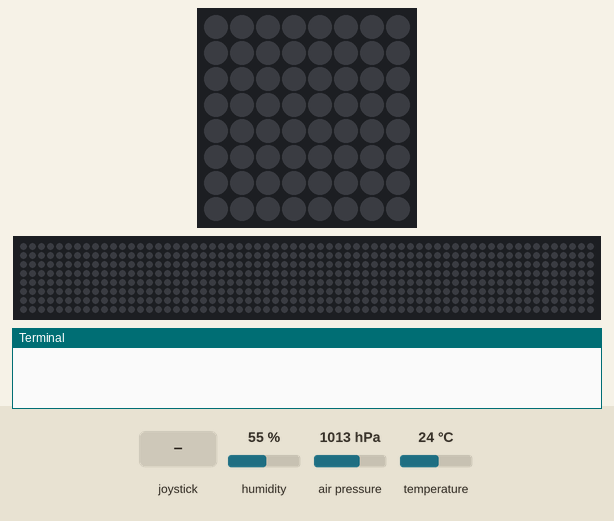
A program run on a simulated Raspberry Pi (BCM pin numbers) with a Sense HAT. Parts: the Sense HAT's 8×8 RGB LED matrix, a strip that is not on the board, showing the scrolling text unrolled, the last lines printed to the terminal. Inputs (shaded band) come from the test bench; at power-on: humidity 55 %, air pressure 1013 hPa, temperature 24 °C. The 64×8 strip is a reading aid, not a part: it shows the text the matrix is scrolling, unrolled, one strip-width of it at a time.

Above: at 1.2 s.
1.3 s: joystick pushed left
At 1.47 s:
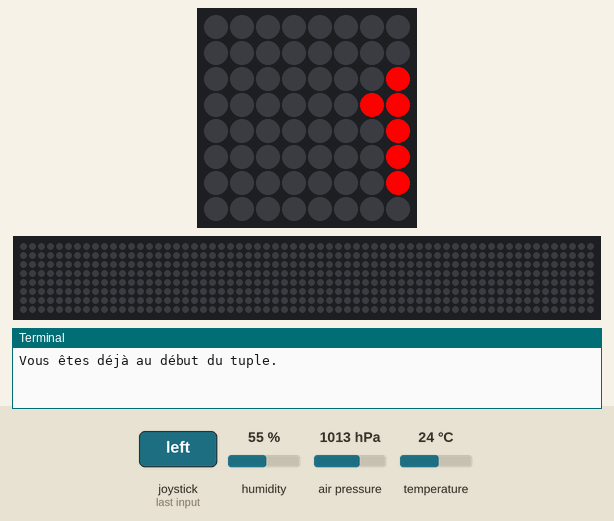
At 1.87 s:
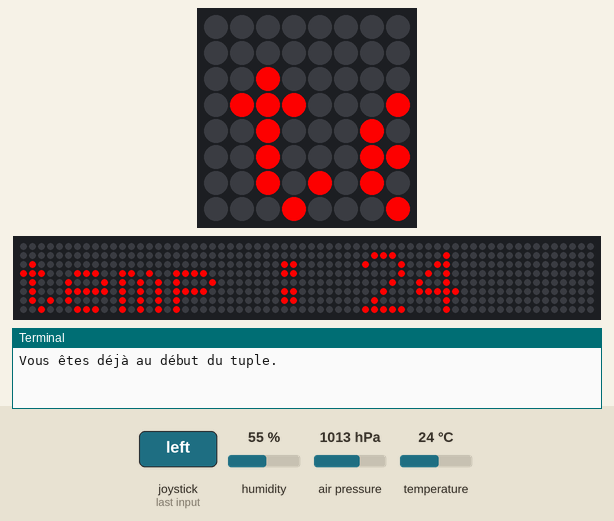
3.1 s: joystick pushed right
At 6.08 s:
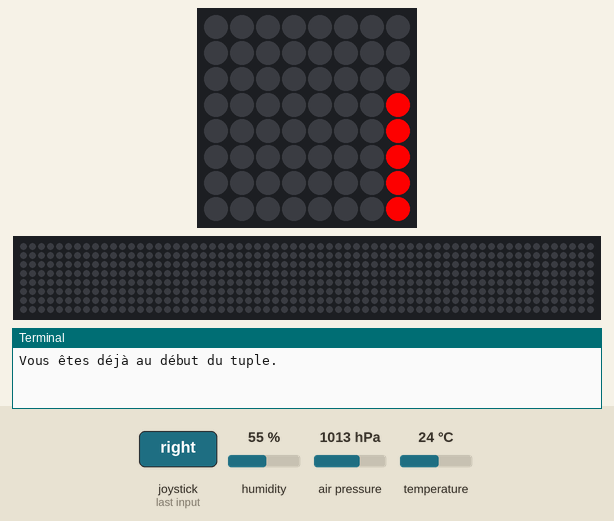

Measured:
- after the input at 1.3 s, the LEDs: first change after 0.09 s (image 1 shows a later state)
- after the input at 3.1 s, the LEDs: first differ from a run without the input after 3.0 s (image 3)

The program:

pubelle.py
```python
from sense_emu import SenseHat
import time

# Initialisation
hat = SenseHat()
sense = SenseHat()
hat.clear()

tuple_names = ("temp", "pression", "humid")
i = 0  # Index global pour suivre la variable actuelle

# Fonction d'affichage
def affichage(event):
    global i  # Permet de modifier 'i' dans la fonction

    if event.action in ('pressed', 'held'):
        # Gestion du mouvement vers la gauche
        if event.direction == 'left':
            if i > 0:
                i -= 1
            else:
                print("Vous êtes déjà au début du tuple.")

        # Gestion du mouvement vers la droite
        elif event.direction == 'right':
            if i < len(tuple_names) - 1:
                i += 1
            else:
                print("Vous êtes déjà à la fin du tuple.")

        # Affichage après la mise à jour de l'index
        sense.show_message(f"{tuple_names[i]} : {int(get_data()[i])}", text_colour=(255, 0, 0), scroll_speed=0.08)

def get_data():
    # Récupération des données de capteur
    temperature = sense.get_temperature()
    pression = sense.get_pressure()
    humidite = sense.get_humidity()
    return (temperature, pression, humidite)

# Assigner les événements de joystick à la fonction 'affichage'
hat.stick.direction_left = affichage
hat.stick.direction_right = affichage

# Boucle infinie pour que le programme continue à répondre aux événements du joystick
while True:
    time.sleep(0.1)  # Petite pause pour ne pas surcharger le CPU
```
